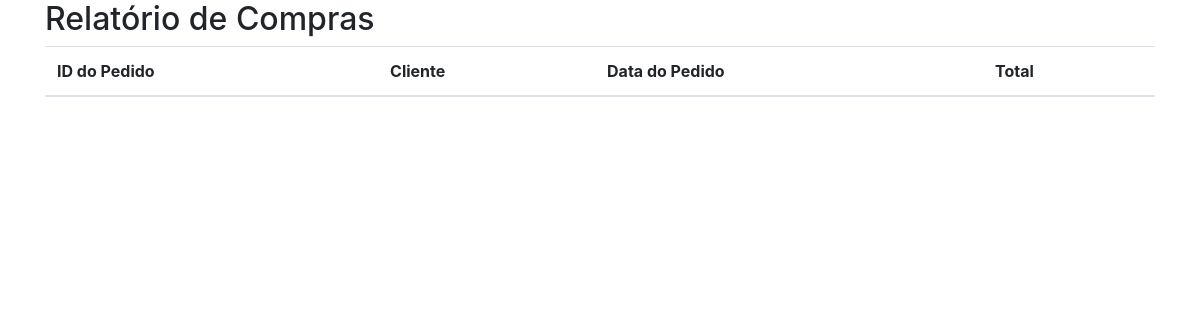
The app's page /carrinho/relatorio_compras/, older data.
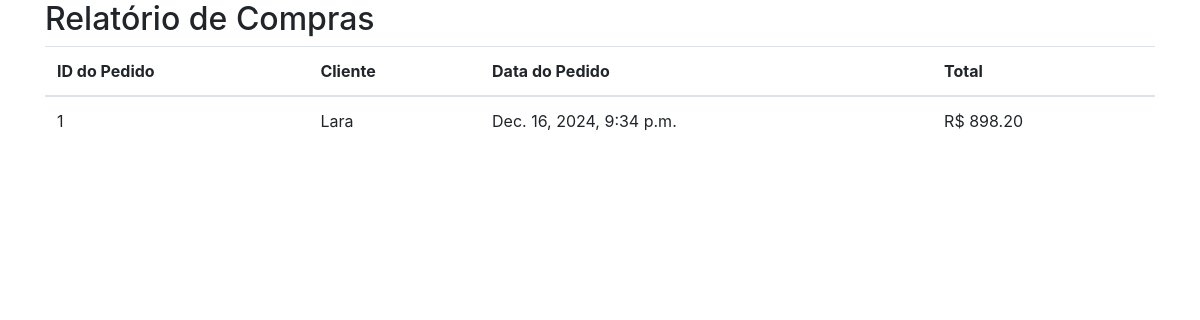
The same page, newer data.
### carrinho/models.py (models this page shows, shortened)
class Pedido(models.Model):
    cliente = models.ForeignKey(Cliente, on_delete=models.CASCADE)
    data_pedido = models.DateTimeField(auto_now_add=True)
    total = models.DecimalField(max_digits=10, decimal_places=2)

### cliente/models.py (models this page shows, shortened)
class Cliente(models.Model):
    nome = models.CharField(max_length=60)
    telefone = models.CharField(max_length=15)
    email = models.CharField(max_length=60)
    senha = models.CharField(max_length=100)

### carrinho/views.py (the view)
# urls.py: path('relatorio_compras/', relatorio_compras, name='relatorio_compras'),  # Nova URL
def relatorio_compras(request):
    Pedido = apps.get_model('carrinho', 'Pedido')
    ItemPedido = apps.get_model('carrinho', 'ItemPedido')
    pedidos = Pedido.objects.all()
    context = {
        'pedidos': pedidos
    }
    return render(request, 'relatorio_compras.html', context)

### carrinho/templates/relatorio_compras.html (shortened to what this page needs)
<!DOCTYPE html>
{% load static %}
<html lang="pt-br">
<head>
    <link rel="stylesheet" href="https://stackpath.bootstrapcdn.com/bootstrap/4.1.3/css/bootstrap.min.css">
    <link rel="stylesheet" href="{% static 'css/estilo.css' %}">
</head>
<body>
<div class="container">
    <h2>Relatório de Compras</h2>
    <table class="table">
        <thead>
            <tr>
                <th>ID do Pedido</th>
                <th>Cliente</th>
                <th>Data do Pedido</th>
                <th>Total</th>
            </tr>
        </thead>
        <tbody>
            {% for pedido in pedidos %}
            <tr>
                <td>{{ pedido.id }}</td>
                <td>{{ pedido.cliente.nome }}</td>
                <td>{{ pedido.data_pedido }}</td>
                <td>R$ {{ pedido.total }}</td>
            </tr>
            {% endfor %}
        </tbody>
    </table>
</div>
</body>
</html>

Row changes from the older to the newer data that the page shows:
added Pedido: id "1", cliente.nome "Lara", data_pedido "Dec. 16, 2024, 9:34 p.m.", total "898.20"
